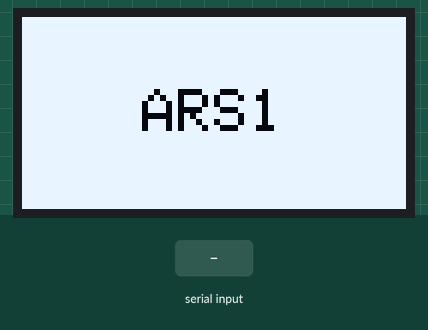
Bench run of a sketch on a simulated Arduino Uno, built with avr-gcc and run on an emulated ATmega328P. On the bench: 128×64 one-colour display. The inputs (shaded band) are chosen by the test bench.

Above: at 2.2 s.
2.3 s: "CPU:\n" received over Serial
At 3.3 s:
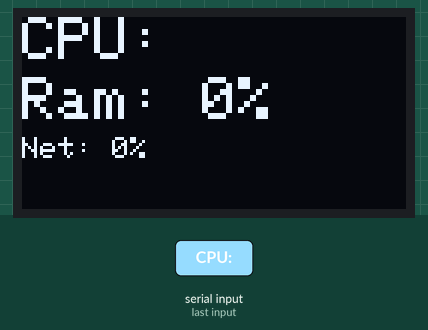
3.8 s: "Ram:\n" received over Serial
At 4.5 s:
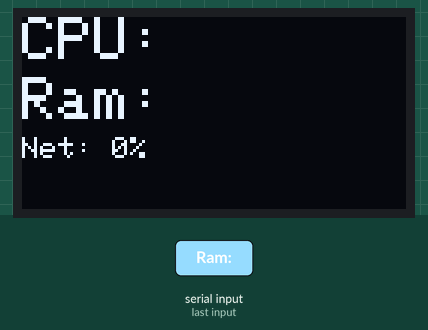
5.3 s: "Net:\n" received over Serial
At 5.6 s:
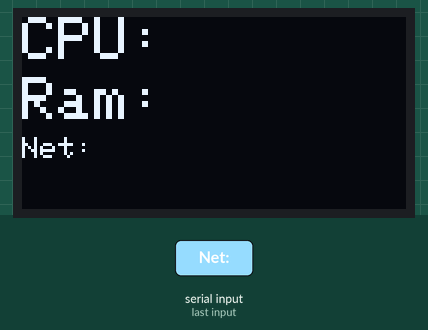
Timing chart, 0 to 8.3 s (numbered marks = the images above; inputs shaded):
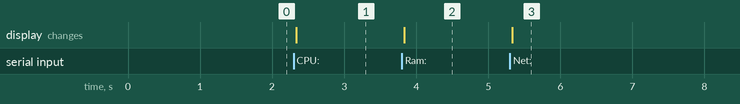

Measured:
- after the input at 2.3 s, the display: changes at once (image 1)
- after the input at 3.8 s, the display: changes at once (image 2)
- after the input at 5.3 s, the display: changes at once (image 3)

The sketch:

the_screen.ino
```cpp
#include <Wire.h>
#include <Adafruit_GFX.h>
#include <Adafruit_SSD1306.h>

#define SCREEN_WIDTH 128
#define SCREEN_HEIGHT 64
#define OLED_RESET -1

Adafruit_SSD1306 display(SCREEN_WIDTH, SCREEN_HEIGHT, &Wire, OLED_RESET);

String cpuUsage = "CPU: 0%";
String ramUsage = "Ram: 0%";
String netUsage = "Net: 0%";

void setup() {
  Serial.begin(9600);
  display.begin(SSD1306_SWITCHCAPVCC, 0x3C);
  display.clearDisplay();


  display.fillRect(0, 0, SCREEN_WIDTH, SCREEN_HEIGHT, WHITE);
  display.setTextSize(2);
  display.setTextColor(BLACK);
  display.setCursor((SCREEN_WIDTH - 48) / 2, (SCREEN_HEIGHT - 16) / 2);
  display.print("ARS1");

  display.display();
  delay(1000);

  display.clearDisplay();
}

void loop() {
  if (Serial.available()) {
    String data = Serial.readStringUntil('\n');

    // Разделяем данные на части
    int cpuIndex = data.indexOf("CPU:");
    int ramIndex = data.indexOf("Ram:");
    int netIndex = data.indexOf("Net:");

    // Извлекаем значения
    if (cpuIndex != -1) {
      cpuUsage = data.substring(cpuIndex, data.indexOf(" ", cpuIndex));
    }
    if (ramIndex != -1) {
      ramUsage = data.substring(ramIndex, data.indexOf(" ", ramIndex));
    }
    if (netIndex != -1) {
      netUsage = data.substring(netIndex);
    }

    // Очищаем дисплей и отображаем всю информацию одновременно
    display.clearDisplay();

    display.setTextSize(2);
    display.setTextColor(WHITE);

    display.setCursor(0, 0);
    display.print(cpuUsage);

    display.setCursor(0, 20); // Позиция для RAM
    display.print(ramUsage);

    display.setTextSize(1);
    display.setCursor(0, 40); // Позиция для сети
    display.print(netUsage); // Используем тот же размер текста

    display.display(); // Обновляем дисплей
  }
}
```
